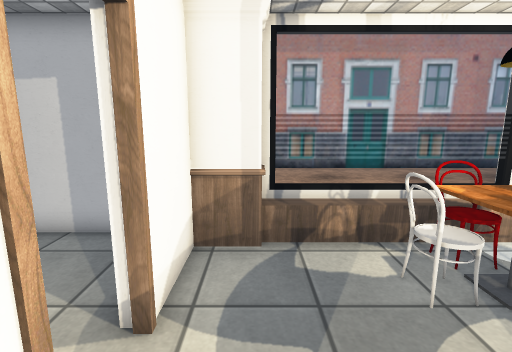
View 1 (above)

15 first-person views from a walk through a Unity game level. The camera is 1.4 m above the floor, tilts 10° down and sees 85° across. Doors are open. The floor is counted in squares, 0.5 m on a side. Each view is taken from the middle of a square. On the plan, view 1 faces up. The plan holds only what a view shows up to about 19 squares ahead; the rest is blank. The place goes on beyond the plan. The player character is not drawn. Some surface patterns are stand-ins.

View 2
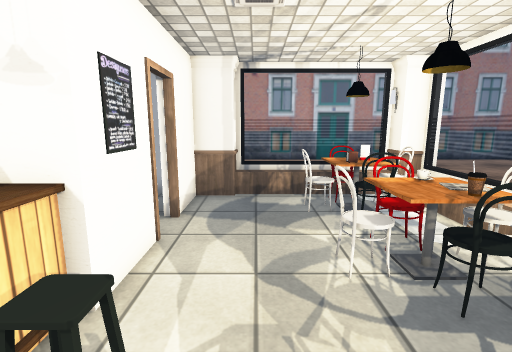

View 3
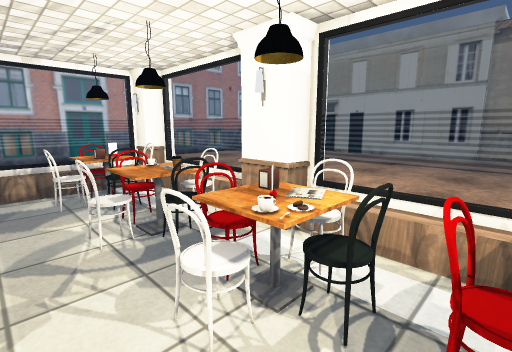

View 4
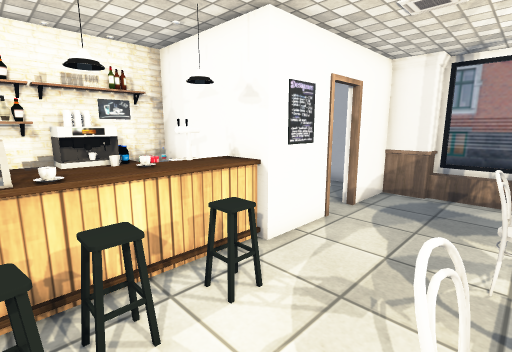

View 5
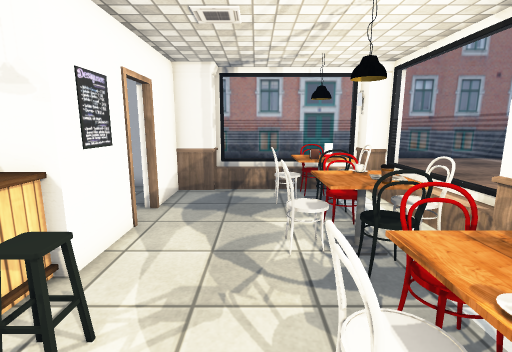

View 6
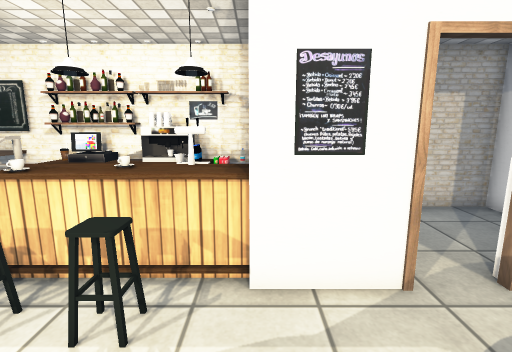

View 7
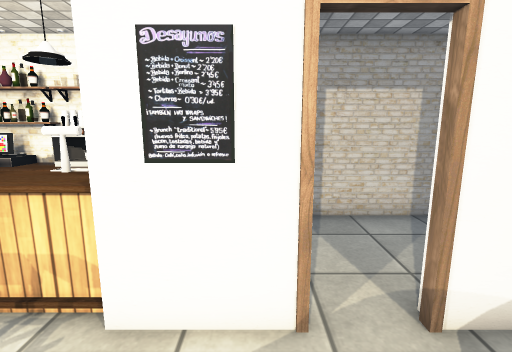

View 8
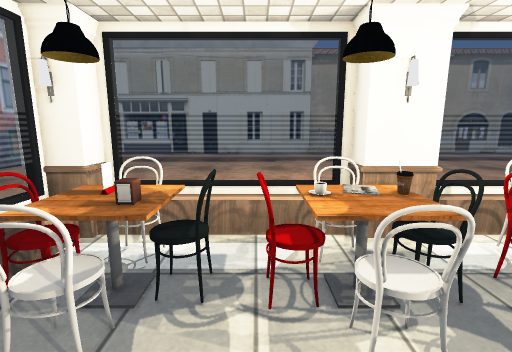

View 9
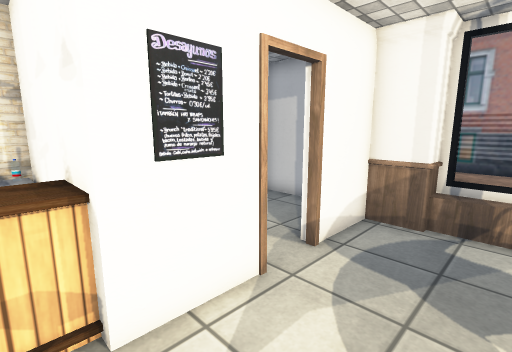

View 10
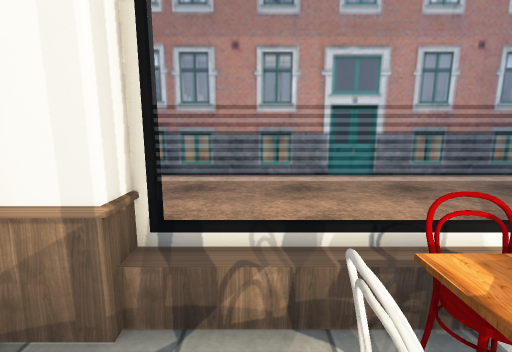

View 11
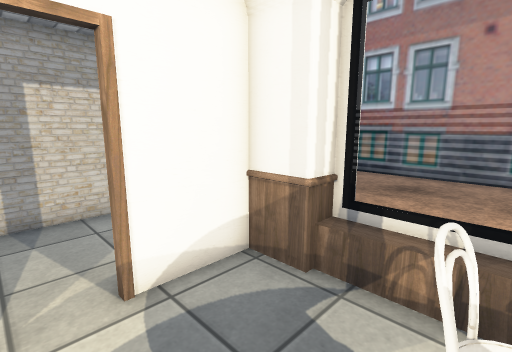

View 12
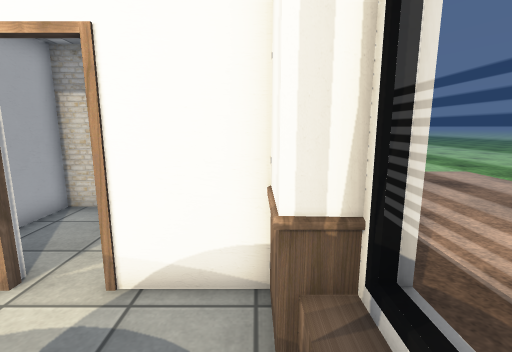

View 13
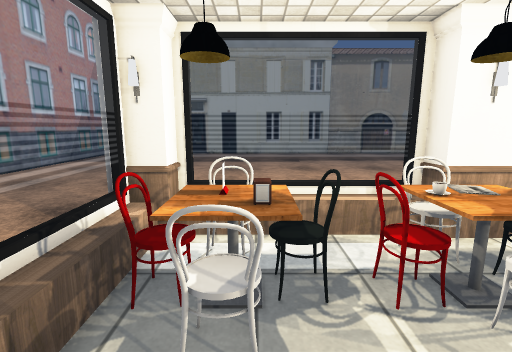

View 14
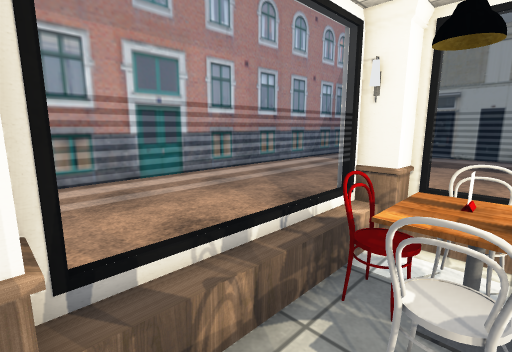

View 15
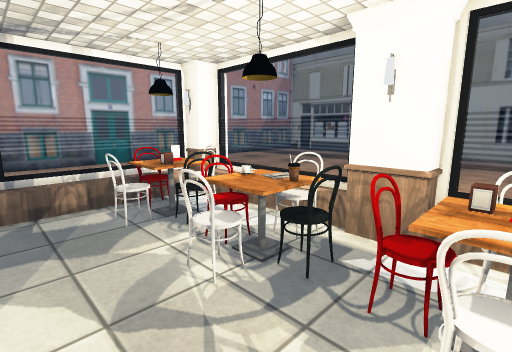

### Floor plan
Points are (right, up) in squares from view 1. A wall is a line through its corners. A room is listed if a view was taken in it or the views show most of it. See-through windows are left out.
Room 1 (views 1, 2, 3, 4, 5, 6, 7, 8, 9, 10, 11, 12, 13, 14, 15)
walls: (6.8, -2.6) (6.8, -0.7) (7.6, -0.7) (7.6, 6.1); (-1.5, 1.7) (-1.5, -1.1) (-6.6, -1.1) (-6.6, -8.5); (7.6, -6.9) (7.6, -2.4) (7.2, -2.4); (-6.6, 0.5) (-6.6, -0.7); (6.8, 6.1) (6.8, 7.6); (7.6, 6.2) (6.8, 6.2); (6.9, 7.1) (0.1, 7.1) (0.1, 6.2) (-1.5, 6.2) (-1.5, 3.4)
low walls: (7, -3.5) (7, -2.5); (7, 5.5) (7, 6.2); (7.6, 6.1) (6.8, 6.1)
ways out: open door at (-1.5, 2.5) to room 2
objects: other object (-6, -8); other object (-6, -6); other object (-6, -5); other object (-6, -4); machine (-6, -3); other object (-6, -2) to (-5, -2); cabinet (-5, -7) to (-5, -4); other object (-5, -3); other object (-3, -6) to (-2, -6); other object (-3, -5); other object (-3, -4); tap (-3, -3) to (-3, -2); other object (-2, -5); other object (-2, -4); other object (-2, -2); stool (-1, -5) to (0, -5); stool (-1, -3) to (0, -3); stool (0, -6); table (3, -5); chair (3, -4); table (3, -3) to (5, -3); chair (3, 0) to (3, 1); chair (3, 4) to (3, 5); chair (4, -6); other object (4, -5); lamp (4, -4) to (5, -4); chair (4, -2) to (5, -2); chair (4, -1) to (5, -1); lamp (4, 0) to (5, 1); chair (4, 2) to (5, 2); chair (4, 3) to (5, 3); lamp (4, 4) to (5, 5); chair (4, 6); chair (5, -7) to (5, -6); table (5, -5); chair (5, 0) to (6, 1); table (5, 4); chair (6, -5) to (6, -4); chair (6, 4) to (6, 5); lamp (7, -2)
Room 2 (no view inside)
walls: (-3.1, 7.1) (-6.6, 7.1) (-6.6, 2.1); (-6.6, -0.7) (-4.4, -0.7)
ways out: open door at (-1.5, 2.5) to room 1

Positions as (right, up) in squares from view 1, and headings:
1: (0, 0), facing up
2: (1, -5), facing up
3: (1, -7), facing up-right
4: (3, -6), facing up-left
5: (2, -6), facing up
6: (3, -1), facing left
7: (2, 1), facing left
8: (0, 2), facing right
9: (2, -2), facing up-left
10: (2, 3), facing up
11: (3, 2), facing up-left
12: (3, 6), facing left
13: (0, 4), facing right
14: (0, 4), facing up-right
15: (0, -4), facing up-right
